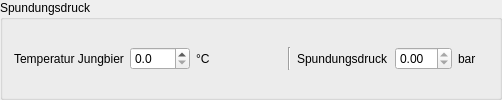
         <widget class="QGroupBox" name="groupBox_4">
          <property name="title">
           <string>Spundungsdruck</string>
          </property>
          <layout class="QGridLayout" name="gridLayout_6">
           <property name="verticalSpacing">
            <number>4</number>
           </property>
           <item row="0" column="5">
            <widget class="QLabel" name="label_sp">
             <property name="text">
              <string>Spundungsdruck</string>
             </property>
            </widget>
           </item>
           <item row="0" column="4">
            <widget class="Line" name="line_6">
             <property name="orientation">
              <enum>Qt::Vertical</enum>
             </property>
            </widget>
           </item>
           <item row="0" column="6">
            <widget class="DoubleSpinBox" name="tbSpundungsdruck">
             <property name="minimumSize">
              <size>
               <width>50</width>
               <height>0</height>
              </size>
             </property>
             <property name="readOnly">
              <bool>true</bool>
             </property>
             <property name="decimals">
              <number>2</number>
             </property>
             <property name="maximum">
              <double>20.000000000000000</double>
             </property>
            </widget>
           </item>
           <item row="0" column="7">
            <widget class="QLabel" name="label_esp">
             <property name="minimumSize">
              <size>
               <width>30</width>
               <height>0</height>
              </size>
             </property>
             <property name="text">
              <string>bar</string>
             </property>
            </widget>
           </item>
           <item row="0" column="1">
            <widget class="DoubleSpinBox" name="tbTemperaturJungbier">
             <property name="minimumSize">
              <size>
               <width>60</width>
               <height>0</height>
              </size>
             </property>
             <property name="decimals">
              <number>1</number>
             </property>
             <property name="minimum">
              <double>0.000000000000000</double>
             </property>
             <property name="maximum">
              <double>999.000000000000000</double>
             </property>
             <property name="singleStep">
              <double>0.100000000000000</double>
             </property>
            </widget>
           </item>
           <item row="1" column="5">
            <spacer name="horizontalSpacer_12">
             <property name="orientation">
              <enum>Qt::Horizontal</enum>
             </property>
             <property name="sizeHint" stdset="0">
              <size>
               <width>40</width>
               <height>0</height>
              </size>
             </property>
            </spacer>
           </item>
           <item row="0" column="2">
            <widget class="QLabel" name="label_52">
             <property name="minimumSize">
              <size>
               <width>30</width>
               <height>0</height>
              </size>
             </property>
             <property name="text">
              <string>°C</string>
             </property>
            </widget>
           </item>
           <item row="0" column="0">
            <widget class="QLabel" name="label_51">
             <property name="text">
              <string>Temperatur Jungbier</string>
             </property>
            </widget>
           </item>
           <item row="1" column="0">
            <spacer name="horizontalSpacer_11">
             <property name="orientation">
              <enum>Qt::Horizontal</enum>
             </property>
             <property name="sizeHint" stdset="0">
              <size>
               <width>40</width>
               <height>0</height>
              </size>
             </property>
            </spacer>
           </item>
           <item row="0" column="3">
            <widget class="QLabel" name="label_86">
             <property name="minimumSize">
              <size>
               <width>50</width>
               <height>0</height>
              </size>
             </property>
             <property name="maximumSize">
              <size>
               <width>50</width>
               <height>16777215</height>
              </size>
             </property>
            </widget>
           </item>
          </layout>
         </widget>
